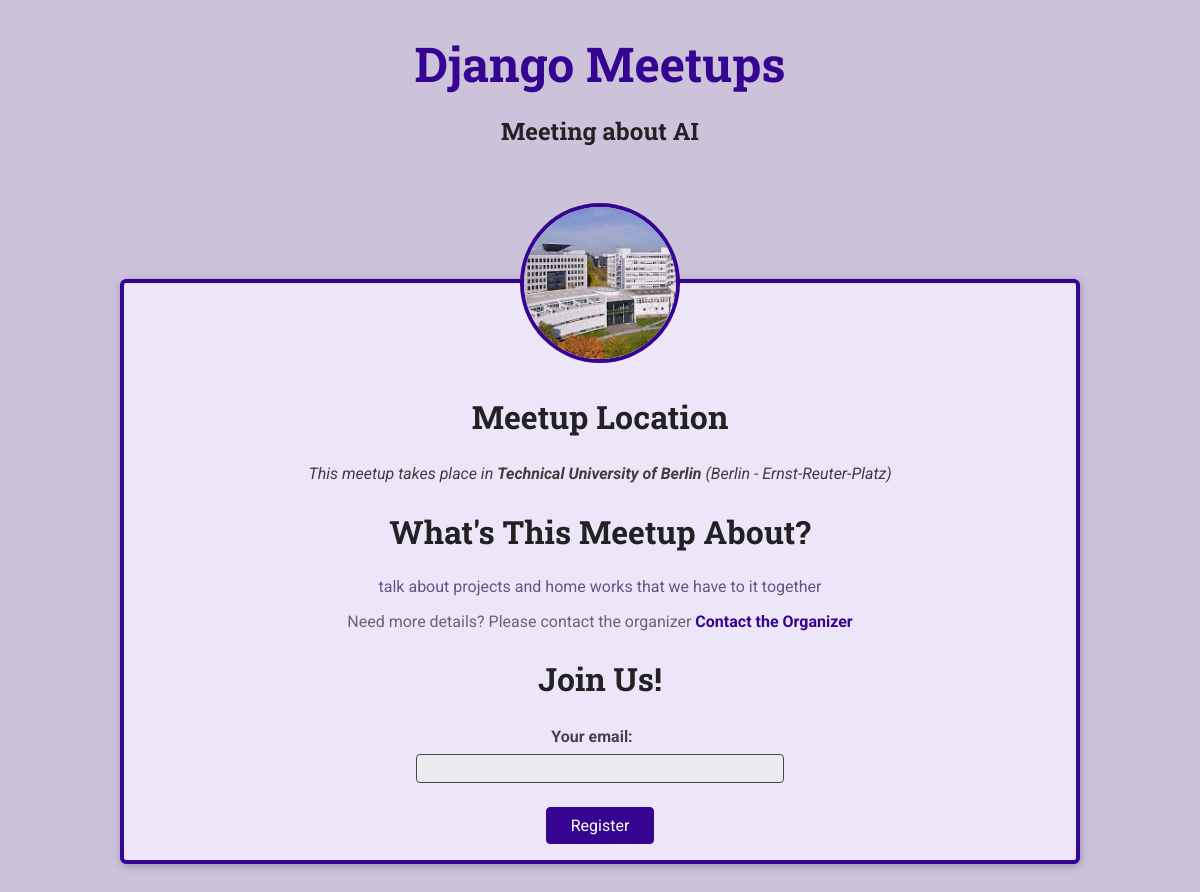
The app's page /meetups/meeting-with-ali/ with its own data.
### meetups/models.py (models this page shows, shortened)
class Meetup(models.Model):
    title = models.CharField(max_length=200)
    organizer_email = models.EmailField(max_length=200)
    date= models.DateField()
    slug = models.SlugField(unique=True)
    description=models.TextField()
    image = models.ImageField(upload_to='images')
    location = models.ForeignKey(Location,on_delete=models.SET_NULL,null=True)
    participant = models.ManyToManyField(Participant, blank=True,null=True)
    def __str__(self):
        return f'{self.title}-{self.slug}'

class Location(models.Model):
    name = models.CharField(max_length=200)
    address=models.CharField(max_length=300)

### meetups/views.py (the view, shortened to what this page needs)
# urls.py: path('<slug:meetup_slug>/', views.meetup_details, name='meetup-details'), #using dynamic path segment
def meetup_details(request, meetup_slug):
    print('meetup_details called')
    try:
        selected_meetup = Meetup.objects.get(slug=meetup_slug)
        print(f'selected meetup{selected_meetup}')
        if request.method == 'GET':
            registration_form = RegistrationForm()
        return render(request, 'meetups/meetup-details.html',
                      {
                          'meetup_found': True,
                          'selected_meetup': selected_meetup,
                          'form': registration_form
                      })
    except Exception as exc:
        print(f'error occured : {exc}')
        return render(request, 'meetups/meetup-details.html', {
            'meetup_found': False
        })

### meetups/forms.py
class RegistrationForm(forms.Form):
    email = forms.EmailField(label='Your email')

### meetups/templates/meetups/meetup-details.html (shortened to what this page needs)
{% extends 'meetups/base/base.html' %}
{% load static %}
{% block css_block %}
<link rel="stylesheet" href="{% static 'meetups/styles/meetup-detail.css' %}">
{% endblock %}
{% block main_heading%}{{ selected_meetup.title }}{% endblock %}
{% block body %}
{% if meetup_found %}
<article>
    <img id="main-image" src="{{ selected_meetup.image.url }}" alt="{{ selected_meetup.title }}">
    <section id="location">
        <h2>Meetup Location</h2>
        <address>
            This meetup takes place in
            <span>{{ selected_meetup.location.name }}</span>
            ({{ selected_meetup.location.address }})
        </address>
    </section>
    <section id="details">
        <h2>What's This Meetup About?</h2>
        <p>{{ selected_meetup.description }}</p>
        <footer>
            Need more details? Please contact the organizer
           <a href="mailto:{{ meetup.organizer_email }}">Contact the Organizer</a>
        </footer>
    </section>
    <section id="registration">
        <h2>Join Us!</h2>
        <form action="{% url 'meetup-details' selected_meetup.slug %}" method="POST">
            <ul>
                {{ form.as_ul }}
            </ul>
            <div id="registration-actions">
                <button>
                    Register
                </button>
            </div>
        </form>
    </section>
</article>
{%else%}
<h2>meetup not found</h2>
{%endif%}
{% endblock %}

### meetups/static/meetups/styles/base.css (style rules this page uses)
* { box-sizing: border-box; }
body { font-family: 'Roboto', sans-serif; margin: 0; background-color: #ccc3db; color: #3e3e41; }
h1, h2, h3 { font-family: 'Roboto Slab', sans-serif; color: #222224; }
button, .btn { cursor: pointer; font: inherit; padding: 0.5rem 1.5rem; background-color: #350490; border: 1px solid #350490; color: white; border-radius: 4px; text-decoration: none; }

### meetups/static/meetups/styles/meetup-detail.css (style rules this page uses)
article { max-width: 60rem; margin: 5rem auto; border-radius: 6px; background-color: #ede6f8; border: 4px solid #350490; box-shadow: 1px 2px 8px rgba(0, 0, 0, 0.25); position: relative; padding: 1rem; text-align: center; }
#main-image { width: 10rem; height: 10rem; object-fit: cover; position: absolute; top: -5rem; left: calc(50% - 5rem); border-radius: 50%; border: 4px solid #350490; }
section:first-of-type { margin-top: 6rem; }
h2 { font-size: 2rem; }
address span { font-weight: bold; }
#details h2 { margin-bottom: 0.5rem; }
#details > p { color: #665386; padding: 1rem; border-radius: 4px; max-width: 80%; margin: auto; }
#details footer { color: #696472; }
#details footer a { color: #350490; text-decoration: none; font-weight: bold; }
#registration ul { list-style: none; margin: 0; padding: 0; }
#registration label { font-weight: bold; color: #46424d; margin-right: 1rem; display: block; margin-bottom: 0.5rem; }
#registration input { font: inherit; width: 40%; background-color: #ebeaee; border: 1px solid #4b4753; border-radius: 4px; padding: 0.25rem; }
#registration-actions { margin-top: 1.5rem; }

### records on screen
Meetup: title "Meeting about AI", image (picture), location.name "Technical University of Berlin", location.address "Berlin - Ernst-Reuter-Platz", description "talk about projects and home works that we have to it together"
